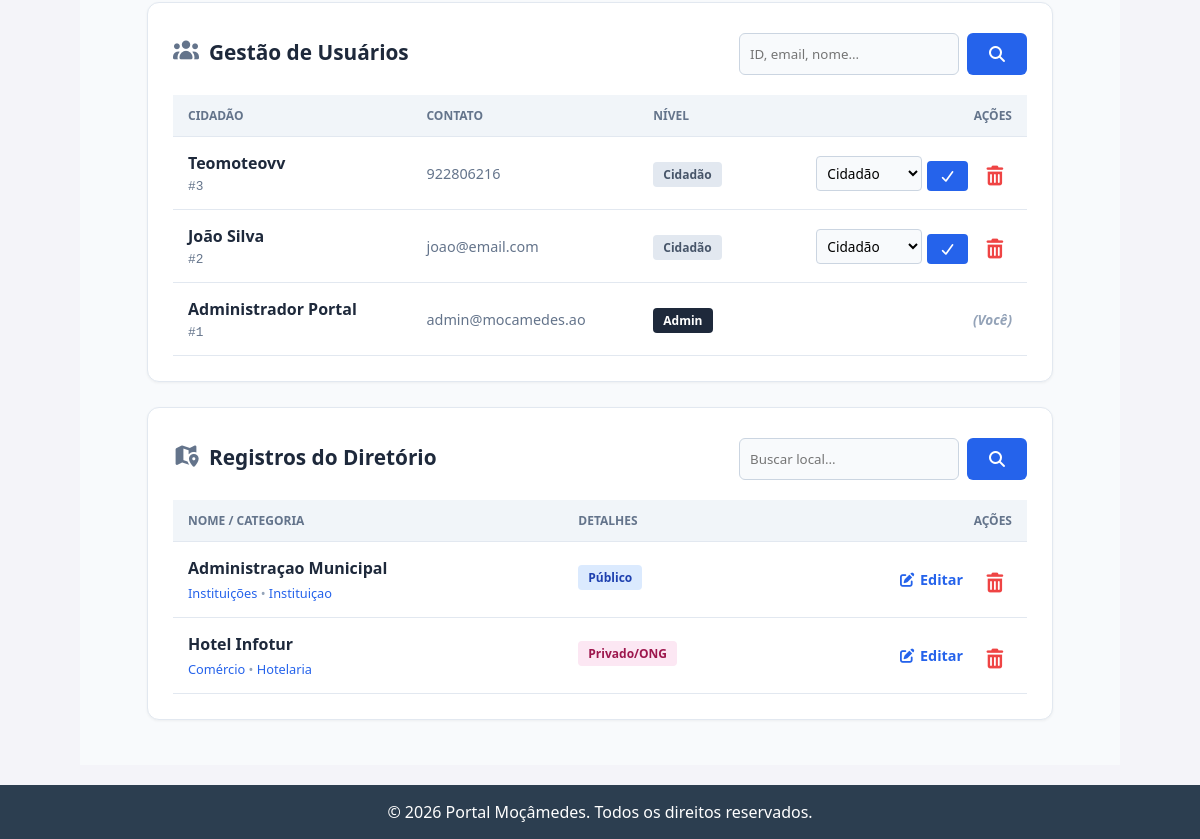
/admin (signed in, lower part), run on an earlier commit of the app's database.
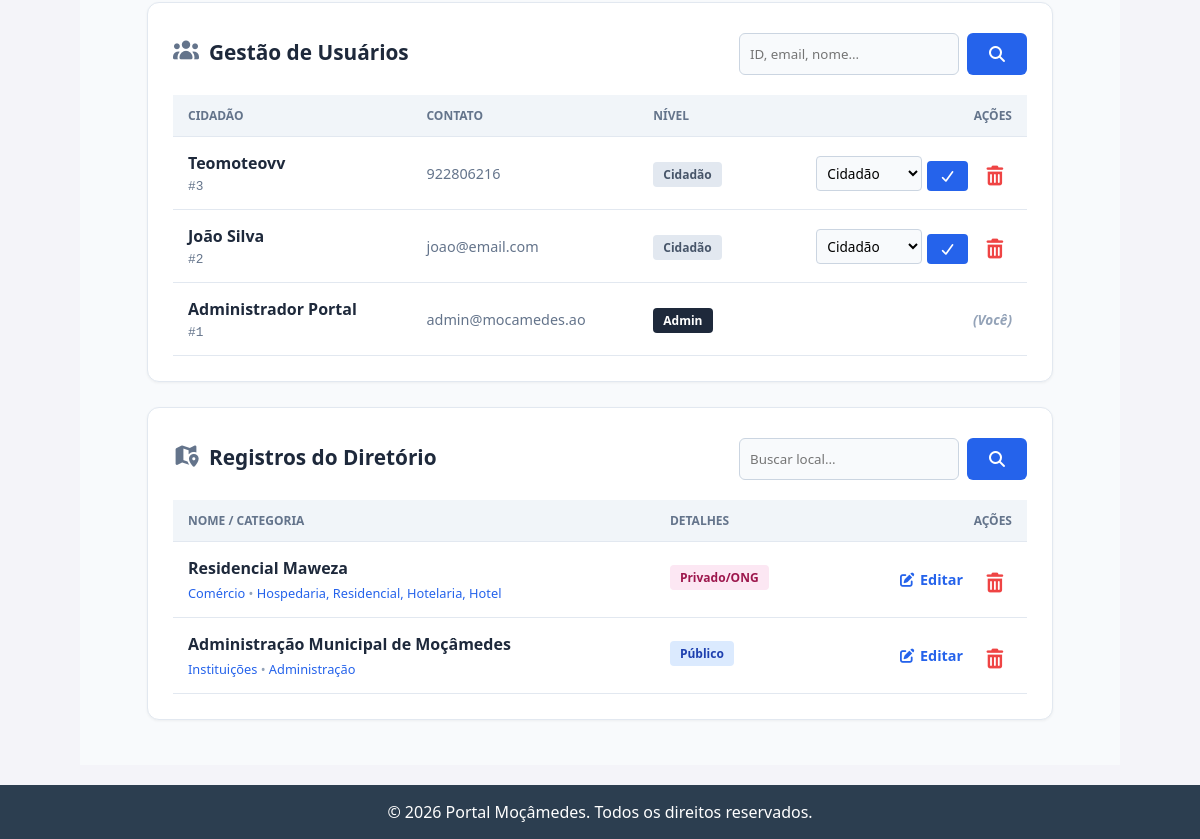
And on a later commit of the database.
### tables this page shows
CREATE TABLE usuarios (
    id INTEGER PRIMARY KEY AUTOINCREMENT,
    nome TEXT NOT NULL,
    email TEXT UNIQUE,    -- Não é mais NOT NULL (pode ser vazio)
    telefone TEXT UNIQUE, -- Novo campo de login
    senha TEXT NOT NULL,
    funcao TEXT DEFAULT 'cidadao',
    foto_perfil TEXT DEFAULT 'default_profile.png',
    bio TEXT,
    data_cadastro TIMESTAMP DEFAULT CURRENT_TIMESTAMP
);

CREATE TABLE diretorio (
    id INTEGER PRIMARY KEY AUTOINCREMENT,
    nome TEXT NOT NULL,
    categoria TEXT NOT NULL,    -- Ex: Saúde, Educação, Comércio
    subcategoria TEXT,          -- Ex: Farmácia, Hotel, Escola Primária
    tipo TEXT NOT NULL,         -- 'Publico' ou 'Privado'
    endereco TEXT,
    telefone TEXT,
    horario TEXT,               -- Ex: "08:00 - 18:00"
    descricao_curta TEXT,       -- Resumo para o card
    historia_completa TEXT,     -- Texto longo para a página de detalhes
    imagem_capa TEXT DEFAULT 'default_cover.jpg',
    media_avaliacao REAL DEFAULT 0, -- Média de estrelas (será calculado na Fase 3)
    autor_id INTEGER,           -- Quem cadastrou (geralmente admin)
    data_cadastro TIMESTAMP DEFAULT CURRENT_TIMESTAMP,
    FOREIGN KEY (autor_id) REFERENCES usuarios (id)
);

### app.py (the view, shortened to what this page needs)
@app.route('/admin', methods=['GET', 'POST'])
def admin():
    if 'user_id' not in session or session.get('user_funcao') not in ['admin', 'mod']:
        flash('Acesso negado. Área restrita.')
        return redirect(url_for('login'))
    conn = get_db_connection()
    busca_user = request.args.get('q_user', '').strip()
    if busca_user:
        if busca_user.startswith('#'):
            id_limpo = busca_user.replace('#', '')
            sql_users = 'SELECT * FROM usuarios WHERE id = ?'
            params_users = [id_limpo]
        elif busca_user.isdigit() and len(busca_user) <= 4:
            sql_users = 'SELECT * FROM usuarios WHERE id = ?'
            params_users = [int(busca_user)]
        else:
            sql_users = 'SELECT * FROM usuarios WHERE nome LIKE ? OR email LIKE ? OR telefone LIKE ? ORDER BY nome'
            termo_user = f'%{busca_user}%'
            params_users = [termo_user, termo_user, termo_user]
    else:
        sql_users = 'SELECT * FROM usuarios ORDER BY id DESC LIMIT 3'
        params_users = []
    usuarios = conn.execute(sql_users, params_users).fetchall()
    busca_dir = request.args.get('q_dir', '').strip()
    if busca_dir:
        sql_dir = 'SELECT * FROM diretorio WHERE nome LIKE ? ORDER BY nome'
        termo_dir = f'%{busca_dir}%'
        params_dir = [termo_dir]
    else:
        sql_dir = 'SELECT * FROM diretorio ORDER BY id DESC LIMIT 2'
        params_dir = []
    diretorio = conn.execute(sql_dir, params_dir).fetchall()
    postagens = conn.execute('SELECT * FROM postagens ORDER BY data_criacao DESC').fetchall()
    conn.close()
    return render_template('admin.html', usuario=session.get('user_nome', ''), usuarios=usuarios, postagens=postagens, itens_diretorio=diretorio, itens=diretorio)

### app.py (called while the page is built)
def get_db_connection():
    conn = sqlite3.connect('banco.db')
    conn.row_factory = sqlite3.Row
    return conn

### templates/admin.html (shortened to what the changed rows need)
{% extends "base.html" %}
{% block content %}
<div class="admin-page-bg">
    <div class="container" style="max-width: 1000px; margin: 0 auto; padding: 0 15px;">
        {% if session.get('user_funcao') == 'admin' %}
        <div class="admin-card-white">
            <div style="display: flex; justify-content: space-between; align-items: center; flex-wrap: wrap; gap: 15px; margin-bottom: 20px;">
                <h2 class="admin-card-title" style="margin: 0;"><i class="fas fa-users" style="color: #64748b;"></i> Gestão de Usuários</h2>
            </div>
            <div class="admin-table-container">
                <table class="admin-table">
                    <thead>
                        <tr>
                            <th>Cidadão</th>
                            <th>Contato</th>
                            <th>Nível</th>
                            <th style="text-align: right;">Ações</th>
                        </tr>
                    </thead>
                    <tbody>
                        {% for u in usuarios %}
                        <tr>
                            <td>
                                <p class="admin-item-title">{{ u.nome }}</p>
                                <p class="admin-item-cat" style="color: #64748b; font-family: monospace;">#{{ u.id }}</p>
                            </td>
                            <td><p class="admin-item-address">{{ u.email or u.telefone }}</p></td>
                            <td>
                                {% if u.funcao == 'admin' %}
                                    <span style="background: #1e293b; color: white; padding: 4px 10px; border-radius: 4px; font-size: 0.75rem; font-weight: bold;">Admin</span>
                                {% elif u.funcao == 'mod' %}
                                    <span style="background: #2563eb; color: white; padding: 4px 10px; border-radius: 4px; font-size: 0.75rem; font-weight: bold;">Moderador</span>
                                {% else %}
                                    <span style="background: #e2e8f0; color: #475569; padding: 4px 10px; border-radius: 4px; font-size: 0.75rem; font-weight: bold;">Cidadão</span>
                                {% endif %}
                            </td>
                            <td style="text-align: right;">
                                {% if u.id != session['user_id'] %}
                                <div style="display: flex; gap: 10px; align-items: center; justify-content: flex-end;">
                                    <form action="/admin/promover/{{ u.id }}" method="POST" style="margin: 0; display: flex; gap: 5px;">
                                        <select name="papel" style="padding: 6px; border: 1px solid #cbd5e1; border-radius: 4px; background: #f8fafc; font-size: 0.85rem;">
                                            <option value="cidadao" {% if u.funcao == 'cidadao' %}selected{% endif %}>Cidadão</option>
                                        </select>
                                        <button type="submit" style="background: #2563eb; color: white; border: none; padding: 6px 12px; border-radius: 4px; cursor: pointer;" title="Salvar Nível"><i class="fas fa-check"></i></button>
                                    </form>
                                    <form action="/admin/deletar_usuario/{{ u.id }}" method="POST" style="margin: 0;">
                                        <button type="submit" class="admin-btn-trash" onclick="return confirm('ATENÇÃO! Apagar usuário e publicações?');" title="Excluir Usuário">
                                            <i class="fas fa-trash-alt"></i>
                                        </button>
                                    </form>
                                </div>
                                {% else %}
                                    <em style="color: #94a3b8; font-size: 0.85rem; font-weight: bold;">(Você)</em>
                                {% endif %}
                            </td>
                        </tr>
                        {% else %}
                        <tr><td colspan="4" style="text-align: center; color: #64748b; padding: 20px;">Nenhum usuário encontrado na busca.</td></tr>
                        {% endfor %}
                    </tbody>
                </table>
            </div>
        </div>
        {% endif %}
        <div class="admin-card-white">
            <div style="display: flex; justify-content: space-between; align-items: center; flex-wrap: wrap; gap: 15px; margin-bottom: 20px;">
                <h2 class="admin-card-title" style="margin: 0;"><i class="fas fa-map-marked-alt" style="color: #64748b;"></i> Registros do Diretório</h2>
            </div>
            <div class="admin-table-container">
                <table class="admin-table">
                    <thead>
                        <tr>
                            <th>Nome / Categoria</th>
                            <th>Detalhes</th>
                            <th style="text-align: right;">Ações</th>
                        </tr>
                    </thead>
                    <tbody>
                        {% for item in itens_diretorio %}
                        <tr>
                            <td>
                                <p class="admin-item-title">{{ item.nome }}</p>
                                <p class="admin-item-cat">{{ item.categoria }} <span style="color: #94a3b8;">&bull;</span> {{ item.subcategoria }}</p>
                            </td>
                            <td>
                                {% if item.tipo == 'Publico' %}
                                    <span style="background:#dbeafe; color:#1e40af; padding: 4px 10px; border-radius: 4px; font-size: 0.75rem; font-weight: bold; margin-bottom: 5px; display: inline-block;">Público</span>
                                {% else %}
                                    <span style="background:#fce7f3; color:#9d174d; padding: 4px 10px; border-radius: 4px; font-size: 0.75rem; font-weight: bold; margin-bottom: 5px; display: inline-block;">Privado/ONG</span>
                                {% endif %}
                            </td>
                            <td style="text-align: right;">
                                <div style="display: flex; gap: 15px; align-items: center; justify-content: flex-end;">
                                    <a href="/admin/editar_diretorio/{{ item.id }}" style="color: #2563eb; text-decoration: none; font-weight: bold; font-size: 0.9rem; transition: 0.2s;" onmouseover="this.style.color='#1e3a8a'" onmouseout="this.style.color='#2563eb'">
                                        <i class="fas fa-edit"></i> Editar
                                    </a>
                                    {% if session.get('user_funcao') == 'admin' %}
                                    <form action="/admin/deletar_diretorio/{{ item.id }}" method="POST" style="margin: 0;">
                                        <button type="submit" class="admin-btn-trash" onclick="return confirm('CUIDADO! Apagar local definitivamente?');">
                                            <i class="fas fa-trash-alt"></i>
                                        </button>
                                    </form>
                                    {% endif %}
                                </div>
                            </td>
                        </tr>
                        {% else %}
                        <tr>
                            <td colspan="3" style="text-align: center; color: #64748b; padding: 20px;">Nenhum local encontrado na busca.</td>
                        </tr>
                        {% endfor %}
                    </tbody>
                </table>
            </div>
        </div>
    </div>
</div>
{% endblock %}

What changed in the data, as far as the page shows it:
removed diretorio: nome "Administraçao Municipal", categoria "Instituições", subcategoria "Instituiçao", tipo "Público"
removed diretorio: nome "Hotel Infotur", categoria "Comércio", subcategoria "Hotelaria", tipo "Privado/ONG"
added diretorio: nome "Residencial Maweza", categoria "Comércio", subcategoria "Hospedaria, Residencial, Hotelaria, Hotel", tipo "Privado/ONG"
added diretorio: nome "Administração Municipal de Moçâmedes", categoria "Instituições", subcategoria "Administração", tipo "Público"
